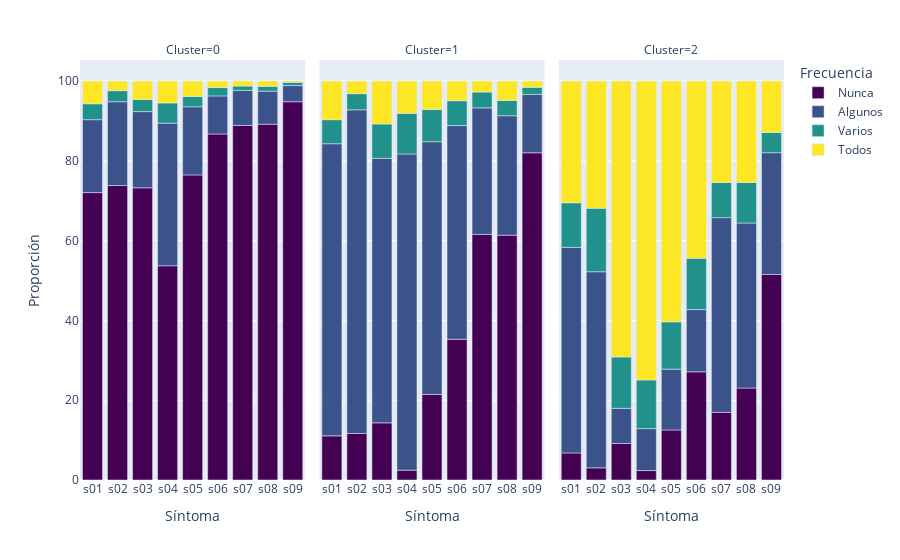

Notebook cell for this chart:
### Code cell
px.bar(gf_cl_sin,x='variable',
       y='value',
       color='frecuencia',
       facet_col='cluster',
       color_discrete_sequence=['#440154','#3b528b','#21918c','#fde725'],
      labels=dict(value='Proporción',variable='Síntoma',frecuencia='Frecuencia',cluster='Cluster'),
      category_orders={'frecuencia':['Nunca', 'Algunos','Varios','Todos']})

### Figure 1 — Plotly figure (JSON) as saved in the notebook; plotly's stock layout.template omitted (floating-point values rounded to 4 significant figures)
{"data": [{"alignmentgroup": "True", "hovertemplate": "Frecuencia=Nunca<br>Cluster=0<br>Síntoma=%{x}<br>Proporción=%{y}<extra></extra>", "legendgroup": "Nunca", "marker": {"color": "#440154", "pattern": {"shape": ""}}, "name": "Nunca", "offsetgroup": "Nunca", "orientation": "v", "showlegend": true, "textposition": "auto", "type": "bar", "x": ["s01", "s02", "s03", "s04", "s05", "s06", "s07", "s08", "s09"], "xaxis": "x", "y": [72.04, 73.81, 73.24, 53.7, 76.47, 86.72, 88.87, 89.18, 94.81], "yaxis": "y"}, {"alignmentgroup": "True", "hovertemplate": "Frecuencia=Nunca<br>Cluster=1<br>Síntoma=%{x}<br>Proporción=%{y}<extra></extra>", "legendgroup": "Nunca", "marker": {"color": "#440154", "pattern": {"shape": ""}}, "name": "Nunca", "offsetgroup": "Nunca", "orientation": "v", "showlegend": false, "textposition": "auto", "type": "bar", "x": ["s01", "s02", "s03", "s04", "s05", "s06", "s07", "s08", "s09"], "xaxis": "x2", "y": [11.07, 11.66, 14.33, 2.47, 21.44, 35.28, 61.56, 61.36, 82.02], "yaxis": "y2"}, {"alignmentgroup": "True", "hovertemplate": "Frecuencia=Nunca<br>Cluster=2<br>Síntoma=%{x}<br>Proporción=%{y}<extra></extra>", "legendgroup": "Nunca", "marker": {"color": "#440154", "pattern": {"shape": ""}}, "name": "Nunca", "offsetgroup": "Nunca", "orientation": "v", "showlegend": false, "textposition": "auto", "type": "bar", "x": ["s01", "s02", "s03", "s04", "s05", "s06", "s07", "s08", "s09"], "xaxis": "x3", "y": [6.78, 3.05, 9.15, 2.37, 12.54, 27.12, 16.95, 23.05, 51.53], "yaxis": "y3"}, {"alignmentgroup": "True", "hovertemplate": "Frecuencia=Algunos<br>Cluster=0<br>Síntoma=%{x}<br>Proporción=%{y}<extra></extra>", "legendgroup": "Algunos", "marker": {"color": "#3b528b", "pattern": {"shape": ""}}, "name": "Algunos", "offsetgroup": "Algunos", "orientation": "v", "showlegend": true, "textposition": "auto", "type": "bar", "x": ["s01", "s02", "s03", "s04", "s05", "s06", "s07", "s08", "s09"], "xaxis": "x", "y": [18.28, 21, 19.1, 35.74, 17.08, 9.55, 8.79, 8.29, 4.05], "yaxis": "y"}, {"alignmentgroup": "True", "hovertemplate": "Frecuencia=Algunos<br>Cluster=1<br>Síntoma=%{x}<br>Proporción=%{y}<extra></extra>", "legendgroup": "Algunos", "marker": {"color": "#3b528b", "pattern": {"shape": ""}}, "name": "Algunos", "offsetgroup": "Algunos", "orientation": "v", "showlegend": false, "textposition": "auto", "type": "bar", "x": ["s01", "s02", "s03", "s04", "s05", "s06", "s07", "s08", "s09"], "xaxis": "x2", "y": [73.22, 81.13, 66.3, 79.25, 63.34, 53.56, 31.72, 29.94, 14.62], "yaxis": "y2"}, {"alignmentgroup": "True", "hovertemplate": "Frecuencia=Algunos<br>Cluster=2<br>Síntoma=%{x}<br>Proporción=%{y}<extra></extra>", "legendgroup": "Algunos", "marker": {"color": "#3b528b", "pattern": {"shape": ""}}, "name": "Algunos", "offsetgroup": "Algunos", "orientation": "v", "showlegend": false, "textposition": "auto", "type": "bar", "x": ["s01", "s02", "s03", "s04", "s05", "s06", "s07", "s08", "s09"], "xaxis": "x3", "y": [51.53, 49.15, 8.81, 10.51, 15.25, 15.59, 48.81, 41.36, 30.51], "yaxis": "y3"}, {"alignmentgroup": "True", "hovertemplate": "Frecuencia=Varios<br>Cluster=0<br>Síntoma=%{x}<br>Proporción=%{y}<extra></extra>", "legendgroup": "Varios", "marker": {"color": "#21918c", "pattern": {"shape": ""}}, "name": "Varios", "offsetgroup": "Varios", "orientation": "v", "showlegend": true, "textposition": "auto", "type": "bar", "x": ["s01", "s02", "s03", "s04", "s05", "s06", "s07", "s08", "s09"], "xaxis": "x", "y": [3.98, 2.78, 3.04, 5.06, 2.59, 2.09, 1.08, 1.2, 0.82], "yaxis": "y"}, {"alignmentgroup": "True", "hovertemplate": "Frecuencia=Varios<br>Cluster=1<br>Síntoma=%{x}<br>Proporción=%{y}<extra></extra>", "legendgroup": "Varios", "marker": {"color": "#21918c", "pattern": {"shape": ""}}, "name": "Varios", "offsetgroup": "Varios", "orientation": "v", "showlegend": false, "textposition": "auto", "type": "bar", "x": ["s01", "s02", "s03", "s04", "s05", "s06", "s07", "s08", "s09"], "xaxis": "x2", "y": [6.03, 4.05, 8.6, 10.18, 8.1, 6.23, 3.95, 3.85, 1.78], "yaxis": "y2"}, {"alignmentgroup": "True", "hovertemplate": "Frecuencia=Varios<br>Cluster=2<br>Síntoma=%{x}<br>Proporción=%{y}<extra></extra>", "legendgroup": "Varios", "marker": {"color": "#21918c", "pattern": {"shape": ""}}, "name": "Varios", "offsetgroup": "Varios", "orientation": "v", "showlegend": false, "textposition": "auto", "type": "bar", "x": ["s01", "s02", "s03", "s04", "s05", "s06", "s07", "s08", "s09"], "xaxis": "x3", "y": [11.19, 15.93, 12.88, 12.2, 11.86, 12.88, 8.81, 10.17, 5.08], "yaxis": "y3"}, {"alignmentgroup": "True", "hovertemplate": "Frecuencia=Todos<br>Cluster=0<br>Síntoma=%{x}<br>Proporción=%{y}<extra></extra>", "legendgroup": "Todos", "marker": {"color": "#fde725", "pattern": {"shape": ""}}, "name": "Todos", "offsetgroup": "Todos", "orientation": "v", "showlegend": true, "textposition": "auto", "type": "bar", "x": ["s01", "s02", "s03", "s04", "s05", "s06", "s07", "s08", "s09"], "xaxis": "x", "y": [5.69, 2.4, 4.62, 5.5, 3.86, 1.64, 1.27, 1.33, 0.32], "yaxis": "y"}, {"alignmentgroup": "True", "hovertemplate": "Frecuencia=Todos<br>Cluster=1<br>Síntoma=%{x}<br>Proporción=%{y}<extra></extra>", "legendgroup": "Todos", "marker": {"color": "#fde725", "pattern": {"shape": ""}}, "name": "Todos", "offsetgroup": "Todos", "orientation": "v", "showlegend": false, "textposition": "auto", "type": "bar", "x": ["s01", "s02", "s03", "s04", "s05", "s06", "s07", "s08", "s09"], "xaxis": "x2", "y": [9.68, 3.16, 10.77, 8.1, 7.11, 4.94, 2.77, 4.84, 1.58], "yaxis": "y2"}, {"alignmentgroup": "True", "hovertemplate": "Frecuencia=Todos<br>Cluster=2<br>Síntoma=%{x}<br>Proporción=%{y}<extra></extra>", "legendgroup": "Todos", "marker": {"color": "#fde725", "pattern": {"shape": ""}}, "name": "Todos", "offsetgroup": "Todos", "orientation": "v", "showlegend": false, "textposition": "auto", "type": "bar", "x": ["s01", "s02", "s03", "s04", "s05", "s06", "s07", "s08", "s09"], "xaxis": "x3", "y": [30.51, 31.86, 69.15, 74.92, 60.34, 44.41, 25.42, 25.42, 12.88], "yaxis": "y3"}], "layout": {"annotations": [{"font": {}, "showarrow": false, "text": "Cluster=0", "x": 0.16, "xanchor": "center", "xref": "paper", "y": 1, "yanchor": "bottom", "yref": "paper"}, {"font": {}, "showarrow": false, "text": "Cluster=1", "x": 0.5, "xanchor": "center", "xref": "paper", "y": 1, "yanchor": "bottom", "yref": "paper"}, {"font": {}, "showarrow": false, "text": "Cluster=2", "x": 0.84, "xanchor": "center", "xref": "paper", "y": 1, "yanchor": "bottom", "yref": "paper"}], "autosize": true, "barmode": "relative", "legend": {"title": {"text": "Frecuencia"}, "tracegroupgap": 0}, "margin": {"t": 60}, "xaxis": {"anchor": "y", "autorange": true, "domain": [0, 0.32], "range": [-0.5, 8.5], "title": {"text": "Síntoma"}, "type": "category"}, "xaxis2": {"anchor": "y2", "autorange": true, "domain": [0.34, 0.66], "matches": "x", "range": [-0.5, 8.5], "title": {"text": "Síntoma"}, "type": "category"}, "xaxis3": {"anchor": "y3", "autorange": true, "domain": [0.68, 1.0], "matches": "x", "range": [-0.5, 8.5], "title": {"text": "Síntoma"}, "type": "category"}, "yaxis": {"anchor": "x", "autorange": true, "domain": [0, 1], "range": [0, 105.3], "title": {"text": "Proporción"}, "type": "linear"}, "yaxis2": {"anchor": "x2", "autorange": true, "domain": [0, 1], "matches": "y", "range": [0, 105.3], "showticklabels": false, "type": "linear"}, "yaxis3": {"anchor": "x3", "autorange": true, "domain": [0, 1], "matches": "y", "range": [0, 105.3], "showticklabels": false, "type": "linear"}}}
